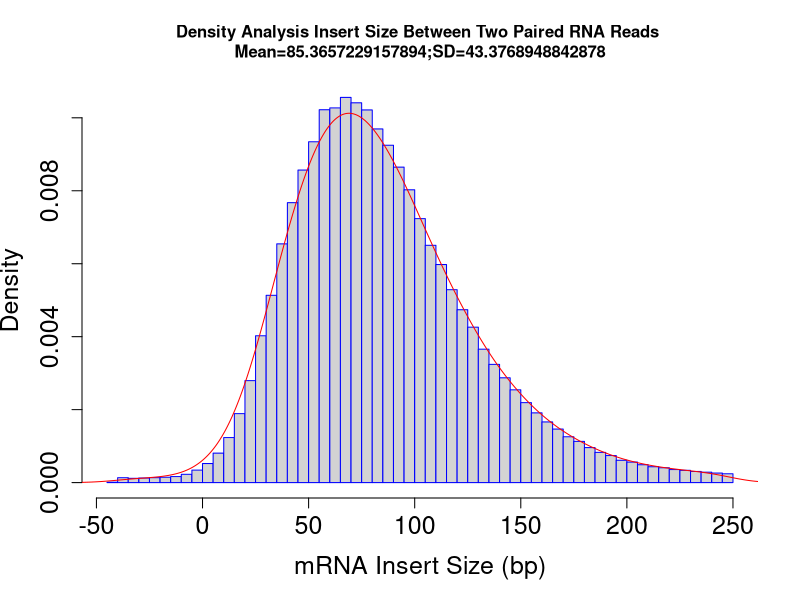

Here is the R script that generated this plot:
out_file = 'P0_1_inner_distance'
pdf('P0_1_inner_distance.inner_distance_plot.pdf')
fragsize=rep(c(-247.5,-242.5,-237.5,-232.5,-227.5,-222.5,-217.5,-212.5,-207.5,-202.5,-197.5,-192.5,-187.5,-182.5,-177.5,-172.5,-167.5,-162.5,-157.5,-152.5,-147.5,-142.5,-137.5,-132.5,-127.5,-122.5,-117.5,-112.5,-107.5,-102.5,-97.5,-92.5,-87.5,-82.5,-77.5,-72.5,-67.5,-62.5,-57.5,-52.5,-47.5,-42.5,-37.5,-32.5,-27.5,-22.5,-17.5,-12.5,-7.5,-2.5,2.5,7.5,12.5,17.5,22.5,27.5,32.5,37.5,42.5,47.5,52.5,57.5,62.5,67.5,72.5,77.5,82.5,87.5,92.5,97.5,102.5,107.5,112.5,117.5,122.5,127.5,132.5,137.5,142.5,147.5,152.5,157.5,162.5,167.5,172.5,177.5,182.5,187.5,192.5,197.5,202.5,207.5,212.5,217.5,222.5,227.5,232.5,237.5,242.5,247.5),times=c(0,0,0,0,0,0,0,0,0,0,0,0,0,0,0,0,0,0,0,0,0,0,0,0,0,0,0,0,0,0,0,0,0,0,0,0,0,0,0,0,0,49,631,549,590,635,692,778,1071,1614,2465,3806,5816,8908,13172,18969,24197,30844,36163,40376,44034,48169,48409,49763,49067,48145,45688,43583,40757,37829,34103,30658,28172,24919,22333,20079,17237,15273,13537,11985,10332,9010,7835,6913,5920,5326,4521,3905,3490,2885,2652,2307,2049,1916,1683,1583,1441,1345,1232,1141))
frag_sd = sd(fragsize)
frag_mean = mean(fragsize)
frag_median = median(fragsize)
write(x=c("Name","Mean","Median","sd"), sep="	", file=stdout(),ncolumns=4)
write(c(out_file,frag_mean,frag_median,frag_sd),sep="	", file=stdout(),ncolumns=4)
hist(fragsize,probability=T,breaks=100,xlab="mRNA Insert Size (bp)",main=paste(c("Density Analysis Insert Size Between Two Paired RNA Reads \n","Mean=",frag_mean,";","SD=",frag_sd),collapse=""),border="blue", cex.lab=1.5, cex.axis=1.5, cex.main=1, cex.sub=1.5)
lines(density(fragsize,bw=10),col='red')
dev.off()
